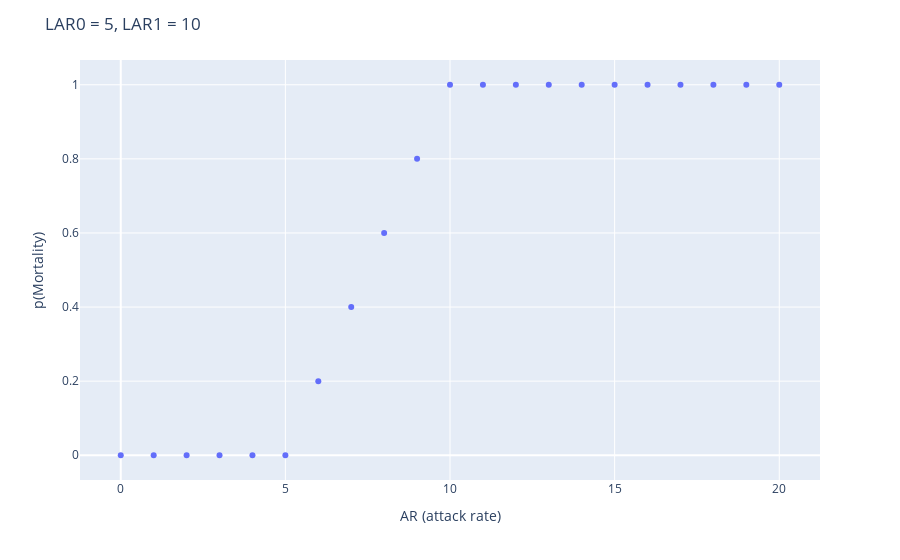

The notebook cell this image was saved under:
### Code cell
LAR0 = 5
LAR1 = 10
x = []
y = []
for AR in range(0, 21):
    x.append(AR)
    y.append(pmort(AR, LAR0, LAR1))
    
fig = px.scatter(x=x, y=y)
fig.update_layout(title=f"LAR0 = {LAR0}, LAR1 = {LAR1}", 
                  xaxis_title="AR (attack rate)", 
                  yaxis_title="p(Mortality)")    
fig.show()

### Figure 1 — Plotly figure (JSON) as saved in the notebook; plotly's stock layout.template omitted (floating-point values rounded to 4 significant figures)
{"data": [{"hovertemplate": "x=%{x}<br>y=%{y}<extra></extra>", "legendgroup": "", "marker": {"color": "#636efa", "symbol": "circle"}, "mode": "markers", "name": "", "orientation": "v", "showlegend": false, "type": "scatter", "x": [0, 1, 2, 3, 4, 5, 6, 7, 8, 9, 10, 11, 12, 13, 14, 15, 16, 17, 18, 19, 20], "xaxis": "x", "y": [0, 0, 0, 0, 0, 0, 0.2, 0.4, 0.6, 0.8, 1, 1, 1, 1, 1, 1, 1, 1, 1, 1, 1], "yaxis": "y"}], "layout": {"autosize": true, "legend": {"tracegroupgap": 0}, "margin": {"t": 60}, "title": {"text": "LAR0 = 5, LAR1 = 10"}, "xaxis": {"anchor": "y", "autorange": true, "domain": [0, 1], "range": [-1.196, 21.2], "title": {"text": "AR (attack rate)"}, "type": "linear"}, "yaxis": {"anchor": "x", "autorange": true, "domain": [0, 1], "range": [-0.07743, 1.077], "title": {"text": "p(Mortality)"}, "type": "linear"}}}
